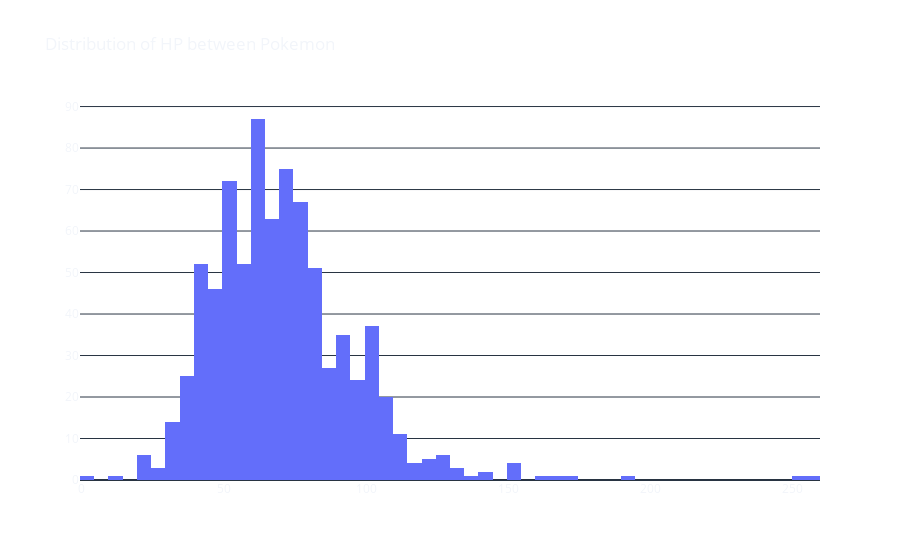

Write notebook code for a chart like this one.
### Markdown cell above
If you dont like the "plotly_dark" theme, these are the available templates in `Plotly` you can try

- 'plotly_dark', 'seaborn', 'simple_white', 'plotly', 'plotly_white', 'plotly_dark', 'presentation', 'xgridoff', 'ygridoff', 'gridon', 'none'.

With `plotly.express`, users can create a variety of visualizations, including scatter plots, line charts, bar charts, histograms, and more. It is ideal for users who are new to Plotly or who want to quickly create interactive visualizations without having to write a lot of code.

`plotly.graph_objects`, on the other hand, is a lower-level interface that provides more fine-grained control over the visualizations. It allows users to create visualizations using a more object-oriented approach and provides more flexibility in terms of customizing the visualizations.

### Code cell
import plotly.graph_objects as go

fig = go.Figure(data=[go.Histogram(x=df.hp)])
fig.update_layout(
    template='plotly_dark',
    title='Distribution of HP between Pokemon',
    paper_bgcolor='rgba(0, 0, 0, 0)',
    plot_bgcolor='rgba(0, 0, 0, 0)'
)
fig.show()

### Figure 1 — Plotly figure (JSON) as saved in the notebook; plotly's stock layout.template omitted (floating-point values rounded to 4 significant figures; data arrays with more than 128 entries replaced by an {"elided": "..."} marker saying what was removed)
{"data": [{"type": "histogram", "x": {"elided": "800 int values"}}], "layout": {"paper_bgcolor": "rgba(0, 0, 0, 0)", "plot_bgcolor": "rgba(0, 0, 0, 0)", "title": {"text": "Distribution of HP between Pokemon"}}}
